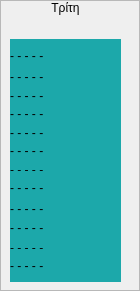
         <widget class="QFrame" name="tuesday_fm">
          <property name="styleSheet">
           <string notr="true"/>
          </property>
          <property name="frameShape">
           <enum>QFrame::StyledPanel</enum>
          </property>
          <property name="frameShadow">
           <enum>QFrame::Raised</enum>
          </property>
          <widget class="QLabel" name="label_19">
           <property name="geometry">
            <rect>
             <x>0</x>
             <y>0</y>
             <width>131</width>
             <height>16</height>
            </rect>
           </property>
           <property name="layoutDirection">
            <enum>Qt::RightToLeft</enum>
           </property>
           <property name="styleSheet">
            <string notr="true">color: &quot;#D9B08C&quot;;</string>
           </property>
           <property name="text">
            <string>Τρίτη</string>
           </property>
           <property name="alignment">
            <set>Qt::AlignCenter</set>
           </property>
          </widget>
          <widget class="QLabel" name="tuesday_1830">
           <property name="geometry">
            <rect>
             <x>10</x>
             <y>134</y>
             <width>111</width>
             <height>33</height>
            </rect>
           </property>
           <property name="styleSheet">
            <string notr="true">background-color: rgb(28, 168, 170);</string>
           </property>
           <property name="text">
            <string>- - - - -</string>
           </property>
           <property name="wordWrap">
            <bool>true</bool>
           </property>
          </widget>
          <widget class="QLabel" name="tuesday_1600">
           <property name="geometry">
            <rect>
             <x>10</x>
             <y>39</y>
             <width>111</width>
             <height>33</height>
            </rect>
           </property>
           <property name="styleSheet">
            <string notr="true">background-color: rgb(28, 168, 170);</string>
           </property>
           <property name="text">
            <string>- - - - -</string>
           </property>
           <property name="wordWrap">
            <bool>true</bool>
           </property>
          </widget>
          <widget class="QLabel" name="tuesday_1730">
           <property name="geometry">
            <rect>
             <x>10</x>
             <y>97</y>
             <width>111</width>
             <height>33</height>
            </rect>
           </property>
           <property name="styleSheet">
            <string notr="true">background-color: rgb(28, 168, 170);</string>
           </property>
           <property name="text">
            <string>- - - - -</string>
           </property>
           <property name="wordWrap">
            <bool>true</bool>
           </property>
          </widget>
          <widget class="QLabel" name="tuesday_2000">
           <property name="geometry">
            <rect>
             <x>10</x>
             <y>192</y>
             <width>111</width>
             <height>33</height>
            </rect>
           </property>
           <property name="styleSheet">
            <string notr="true">background-color: rgb(28, 168, 170);</string>
           </property>
           <property name="text">
            <string>- - - - -</string>
           </property>
           <property name="wordWrap">
            <bool>true</bool>
           </property>
          </widget>
          <widget class="QLabel" name="tuesday_1900">
           <property name="geometry">
            <rect>
             <x>10</x>
             <y>153</y>
             <width>111</width>
             <height>33</height>
            </rect>
           </property>
           <property name="styleSheet">
            <string notr="true">background-color: rgb(28, 168, 170);</string>
           </property>
           <property name="text">
            <string>- - - - -</string>
           </property>
           <property name="wordWrap">
            <bool>true</bool>
           </property>
          </widget>
          <widget class="QLabel" name="tuesday_1800">
           <property name="geometry">
            <rect>
             <x>10</x>
             <y>116</y>
             <width>111</width>
             <height>33</height>
            </rect>
           </property>
           <property name="styleSheet">
            <string notr="true">background-color: rgb(28, 168, 170);</string>
           </property>
           <property name="text">
            <string>- - - - -</string>
           </property>
           <property name="wordWrap">
            <bool>true</bool>
           </property>
          </widget>
          <widget class="QLabel" name="tuesday_2030">
           <property name="geometry">
            <rect>
             <x>10</x>
             <y>211</y>
             <width>111</width>
             <height>33</height>
            </rect>
           </property>
           <property name="styleSheet">
            <string notr="true">background-color: rgb(28, 168, 170);</string>
           </property>
           <property name="text">
            <string>- - - - -</string>
           </property>
           <property name="wordWrap">
            <bool>true</bool>
           </property>
          </widget>
          <widget class="QLabel" name="tuesday_2100">
           <property name="geometry">
            <rect>
             <x>10</x>
             <y>231</y>
             <width>111</width>
             <height>33</height>
            </rect>
           </property>
           <property name="styleSheet">
            <string notr="true">background-color: rgb(28, 168, 170);</string>
           </property>
           <property name="text">
            <string>- - - - -</string>
           </property>
           <property name="wordWrap">
            <bool>true</bool>
           </property>
          </widget>
          <widget class="QLabel" name="tuesday_1700">
           <property name="geometry">
            <rect>
             <x>10</x>
             <y>79</y>
             <width>111</width>
             <height>33</height>
            </rect>
           </property>
           <property name="styleSheet">
            <string notr="true">background-color: rgb(28, 168, 170);</string>
           </property>
           <property name="text">
            <string>- - - - -</string>
           </property>
           <property name="wordWrap">
            <bool>true</bool>
           </property>
          </widget>
          <widget class="QLabel" name="tuesday_1630">
           <property name="geometry">
            <rect>
             <x>10</x>
             <y>60</y>
             <width>111</width>
             <height>33</height>
            </rect>
           </property>
           <property name="styleSheet">
            <string notr="true">background-color: rgb(28, 168, 170);</string>
           </property>
           <property name="text">
            <string>- - - - -</string>
           </property>
           <property name="wordWrap">
            <bool>true</bool>
           </property>
          </widget>
          <widget class="QLabel" name="tuesday_1930">
           <property name="geometry">
            <rect>
             <x>10</x>
             <y>171</y>
             <width>111</width>
             <height>33</height>
            </rect>
           </property>
           <property name="styleSheet">
            <string notr="true">background-color: rgb(28, 168, 170);</string>
           </property>
           <property name="text">
            <string>- - - - -</string>
           </property>
           <property name="wordWrap">
            <bool>true</bool>
           </property>
          </widget>
          <widget class="QLabel" name="tuesday_2130">
           <property name="geometry">
            <rect>
             <x>10</x>
             <y>249</y>
             <width>111</width>
             <height>33</height>
            </rect>
           </property>
           <property name="styleSheet">
            <string notr="true">background-color: rgb(28, 168, 170);</string>
           </property>
           <property name="text">
            <string>- - - - -</string>
           </property>
           <property name="wordWrap">
            <bool>true</bool>
           </property>
          </widget>
         </widget>
